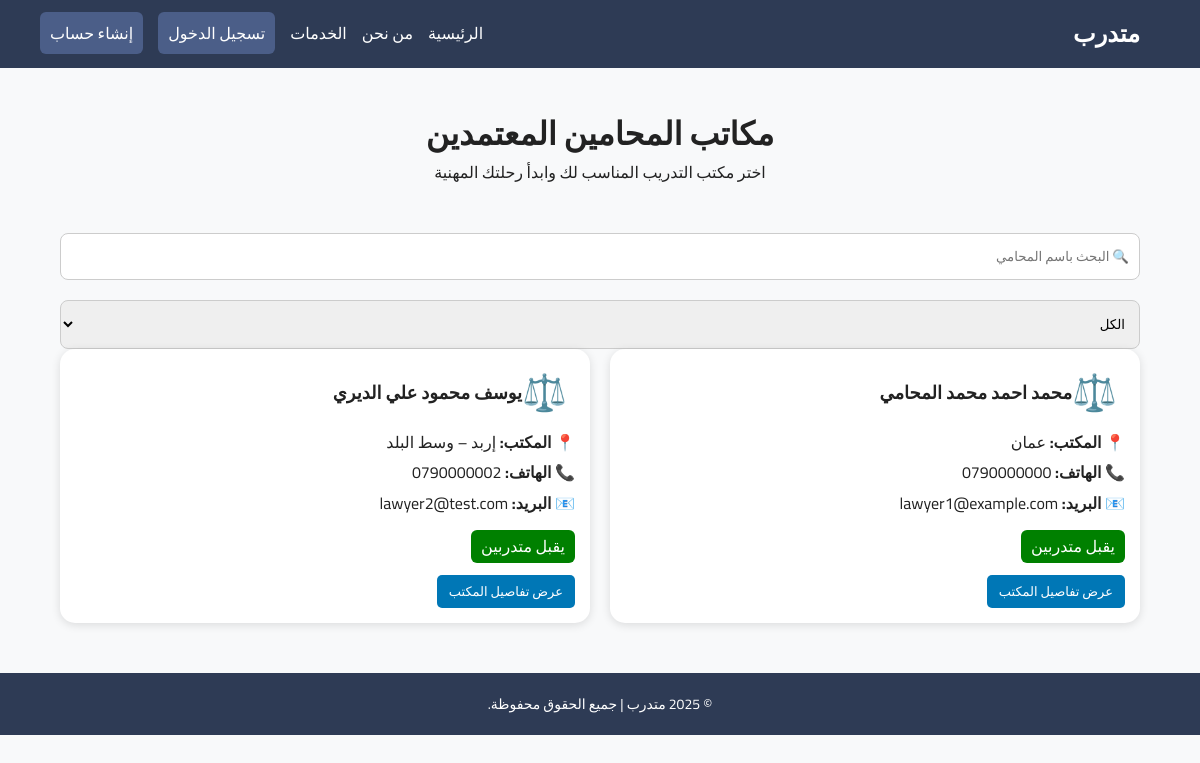
The app's page /specializations/lawyers/lawyers_offices.php, older data.
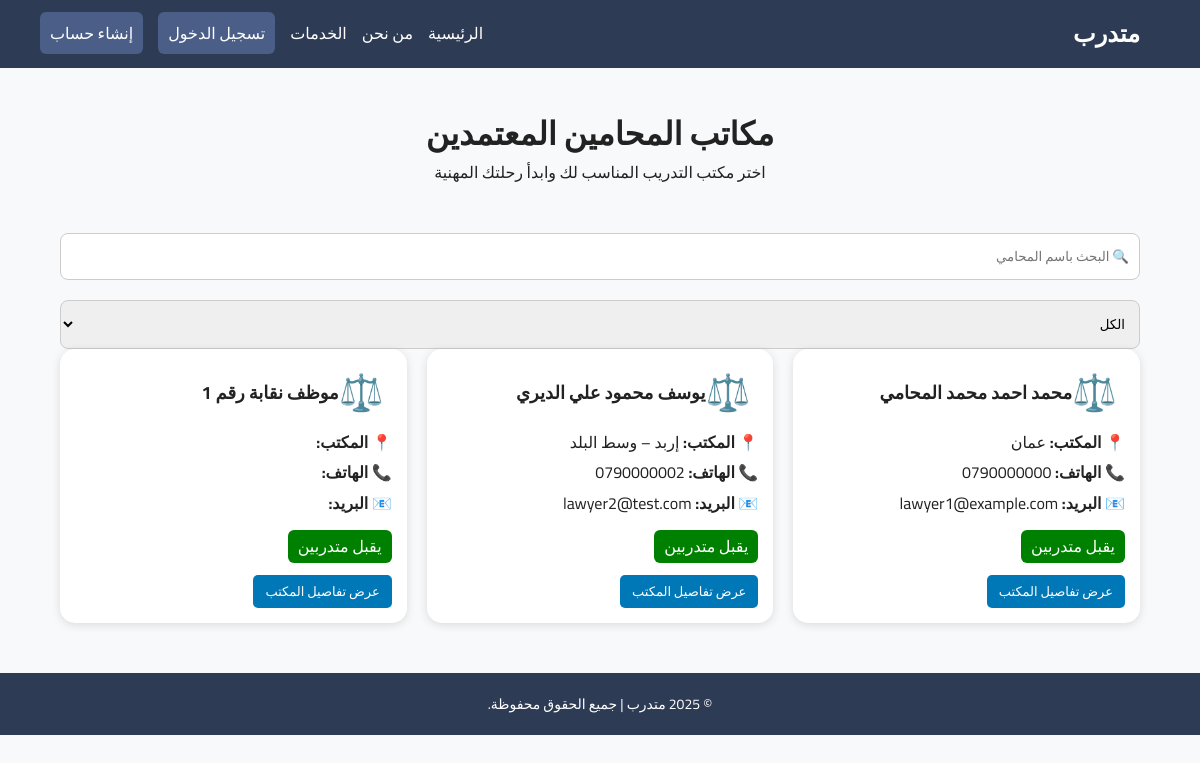
The same page, newer data.
### tables this page shows
CREATE TABLE `lawyers` (
  `lawyer_id` int(11) NOT NULL,
  `user_id` int(11) NOT NULL,
  `syndicate_id` int(11) DEFAULT NULL,
  `office_address` varchar(255) DEFAULT NULL,
  `password` varchar(255) NOT NULL,
  `verified` tinyint(1) NOT NULL DEFAULT 0,
  `created_at` datetime NOT NULL DEFAULT current_timestamp(),
  `updated_at` datetime NOT NULL DEFAULT current_timestamp() ON UPDATE current_timestamp(),
  `full_name` varchar(200) DEFAULT NULL,
  `first_name` varchar(100) DEFAULT NULL,
  `father_name` varchar(100) DEFAULT NULL,
  `grandfather_name` varchar(100) DEFAULT NULL,
  `family_name` varchar(100) DEFAULT NULL,
  `national_id` varchar(30) DEFAULT NULL,
  `phone` varchar(30) DEFAULT NULL,
  `email` varchar(150) DEFAULT NULL,
  `home_address` varchar(255) DEFAULT NULL,
  `no_conviction_doc` varchar(255) DEFAULT NULL,
  `good_conduct_doc` varchar(255) DEFAULT NULL,
  `social_security` enum('نعم','لا') DEFAULT 'لا',
  `highschool_certificate` varchar(10) DEFAULT 'لا',
  `university_degree` varchar(10) DEFAULT 'لا',
  `social_security_number` varchar(100) DEFAULT NULL
);

CREATE TABLE `users` (
  `user_id` int(11) NOT NULL,
  `full_name` varchar(200) NOT NULL,
  `national_id` varchar(30) NOT NULL,
  `phone` varchar(30) DEFAULT NULL,
  `email` varchar(150) DEFAULT NULL,
  `address` varchar(255) DEFAULT NULL,
  `password` varchar(255) NOT NULL,
  `role` enum('trainee','lawyer','admin','syndicate_admin') NOT NULL DEFAULT 'trainee',
  `created_at` datetime NOT NULL DEFAULT current_timestamp(),
  `updated_at` datetime NOT NULL DEFAULT current_timestamp() ON UPDATE current_timestamp()
);

### specializations/lawyers/lawyers_offices.php (the view, shortened to what this page needs)
<!DOCTYPE html>
<html lang="ar" dir="rtl">
<head>
<link rel="stylesheet" href="../../assets/css/style.css">
<link rel="stylesheet" href="../../assets/css/lawyers.css">
</head>
<body>
<?php include("../../includes/header.php"); ?>
<div class="container">
<div class="page-header">
    <h1>مكاتب المحامين المعتمدين</h1>
    <p>اختر مكتب التدريب المناسب لك وابدأ رحلتك المهنية</p>
</div>
<div class="filters">
    <input type="text" placeholder="🔍 البحث باسم المحامي">
    <select>
        <option>الكل</option>
    </select>
</div>
<div class="lawyers-grid">
<?php
$q = $pdo->query("
    SELECT
        l.*,
        u.full_name
    FROM lawyers l
    LEFT JOIN users u ON u.user_id = l.user_id
    WHERE l.verified = 1
");
while ($lawyer = $q->fetch(PDO::FETCH_ASSOC)):
$status = ($lawyer['verified']) ? "يقبل متدربين" : "مغلق";
$tagClass = ($lawyer['verified']) ? "" : "closed";
?>
<div class="lawyer-card">
    <div class="lawyer-header">
        <div class="lawyer-avatar">⚖️</div>
        <div class="lawyer-name">
            <?= htmlspecialchars($lawyer['full_name']) ?>
        </div>
    </div>
    <div class="lawyer-info">
        <p><strong>📍 المكتب:</strong> <?= htmlspecialchars($lawyer['office_address']) ?></p>
        <p><strong>📞 الهاتف:</strong> <?= htmlspecialchars($lawyer['phone']) ?></p>
        <p><strong>📧 البريد:</strong> <?= htmlspecialchars($lawyer['email']) ?></p>
        <span class="tag <?= $tagClass ?>">
            <?= $status ?>
        </span>
    </div>
<?php if ($lawyer['verified']): ?>
    <a href="lawyer_profile.php?id=<?= $lawyer['lawyer_id'] ?>" class="btn">
        عرض تفاصيل المكتب
    </a>
<?php else: ?>
    <a class="btn disabled">لا يقبل حالياً</a>
<?php endif; ?>
</div>
<?php endwhile; ?>
</div>
</div>
<?php include("../../includes/footer.php"); ?>
</body>
</html>

Row changes from the older to the newer data that the page shows:
added lawyers: user.full_name "موظف نقابة رقم 1", verified "يقبل متدربين"
